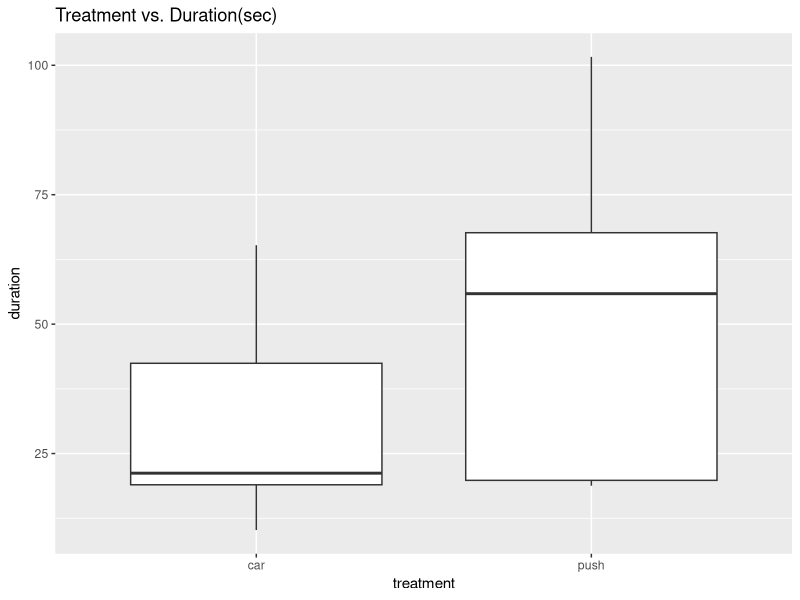
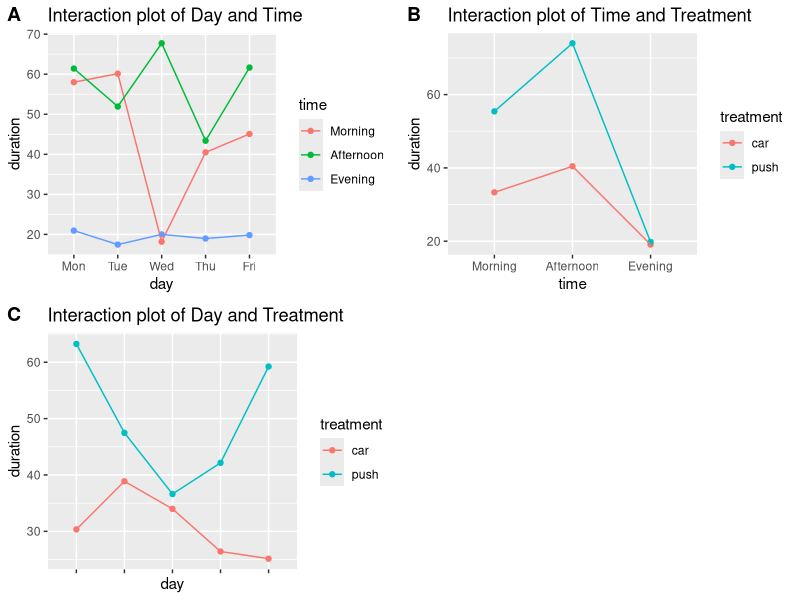
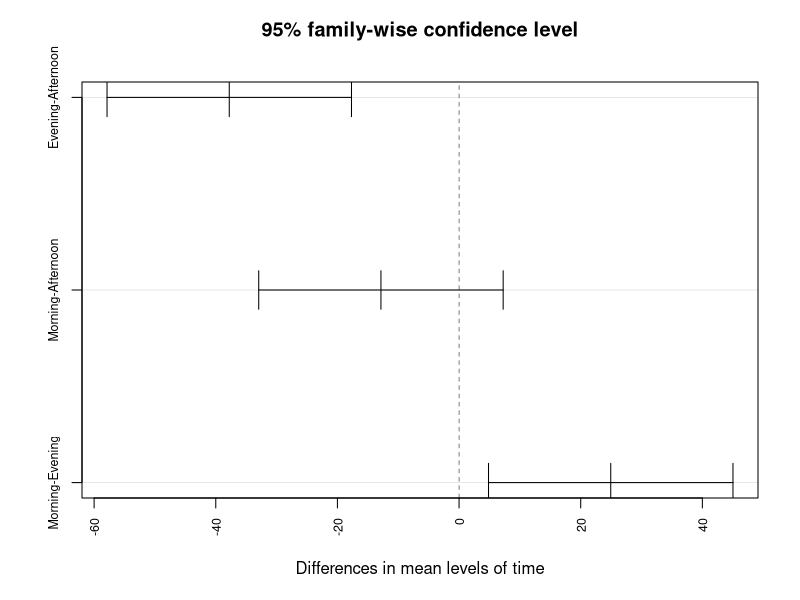
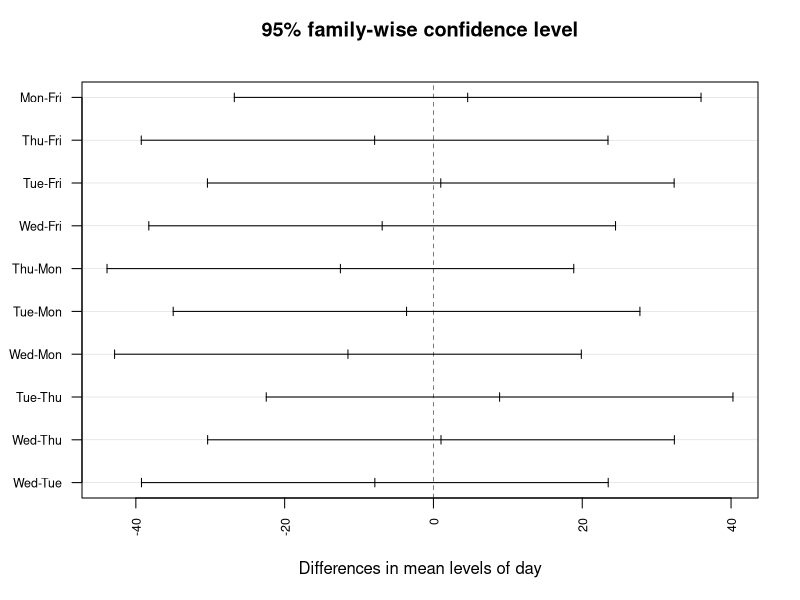
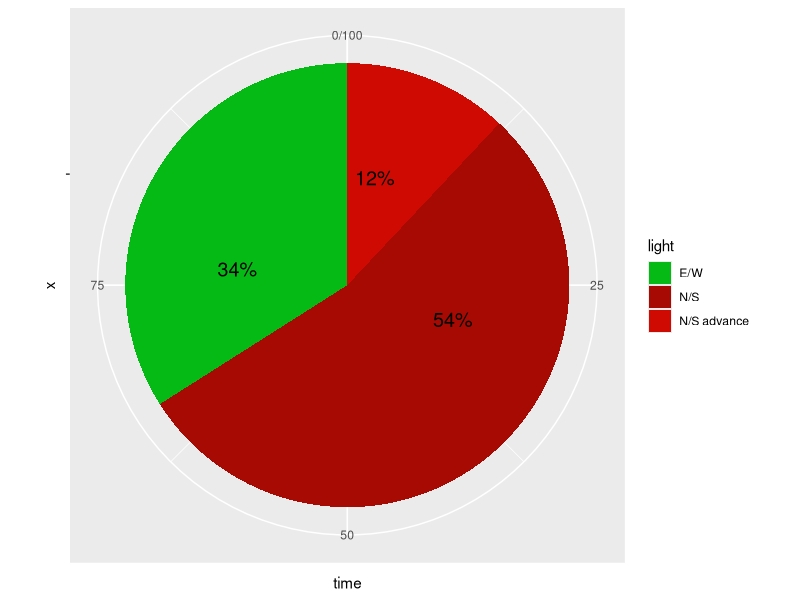

Here is the R script that generated these plots, in order:
## ---- chunk 1
knitr::opts_chunk$set(echo = TRUE, fig.pos='!h')
## ---- chunk 2
set.seed(4)
f <- factor(c("push", "car")) #treatments
b1t <- sample(f, 2) #block 1, treatment order
b2t <- sample(f, 2)
b3t <- sample(f, 2)
b4t <- sample(f, 2)
b5t <- sample(f, 2) #5 blocks
b6t <- sample(f, 2)
b7t <- sample(f, 2)
b8t <- sample(f, 2)
b9t <- sample(f, 2)
b10t <- sample(f, 2)
b11t <- sample(f, 2)
b12t <- sample(f, 2)
b13t <- sample(f, 2)
b14t <- sample(f, 2)
b15t <- sample(f, 2) # 15 blocks
t2 <- rbind(b1t, b2t, b3t, b4t, b5t, b6t, b7t, b8t, b9t, b10t, b11t, b12t, b13t, b14t, b15t)
block1 <- factor(rep(c("Mon", "Tue", "Wed", "Thu", "Fri"), each = 3)) #day of week
block2 <- factor(rep(c("Morning", "Afternoon", "Evening"), 5)) #time of day

plan  <- data.frame(day = block1, time = block2, treatment = t2, y1 = NA, y2 = NA)
rownames(plan) <- NULL
knitr::kable(plan, col.names = c("Day", "Time", "treatment 1", "2", "duration 1", "2"), caption = "Design Plan") 
#1 is push, 2 is car
## ---- chunk 3
# data
y1 <- c(65.1, 101.62, 23.02, 59.96, 63.34, 19.13, 20.45, 70.21, 19.20, 51.68, 
        55.88, 18.89, 79.95, 78.97, 18.79) #push data
y2 <- c(50.92, 21.21, 18.88, 60.32, 40.52, 15.79, 15.89, 65.25, 20.80, 29.31, 
        30.89, 19.06, 10.22, 44.35, 20.87) #car activation

y <- c(rbind(y1,y2))
                  
data1 <- data.frame(day = rep(block1, each = 2), time = rep(block2, each = 2), 
                    treatment = f, duration = y)
knitr::kable(data1, col.names = c("Day", "Time", "Treatment", "Duration"), caption = "Collected data") 
## ---- chunk 4
library(tidyverse)
#boxplot
data1 %>% 
  ggplot() +
  aes(x = treatment, y = duration) +
  labs(title = 'Treatment vs. Duration(sec)') +
  geom_boxplot()
## ---- chunk 5
# entire model
mod1 <- aov(duration~.^3, data = data1)
summary(mod1)
# double interaction model
mod1.1 <- aov(duration~.^2, data = data1)
summary(mod1.1)
# main effect model
mod1.2 <- aov(duration~., data = data1)
summary(mod1.2)
## ---- chunk 6
mod1.3 <- lm(duration ~ ., data = data1)
anova(mod1.3)
## ---- chunk 7
library(tidyverse)
library(ggpubr)
# re-order data for interaction plot
order_data <- data1 %>% 
  mutate(
    day = day %>% factor(levels=c("Mon", "Tue", "Wed", "Thu", "Fri")), #to keep in proper order
    time = time %>% factor(levels = c("Morning", "Afternoon", "Evening")),
    treatment = treatment)

#day x time
dt <- order_data %>% 
  ggplot() +
  aes(x = day, color = time, group = time, y = duration) +
  stat_summary(fun = mean, geom = "point") +
  labs(title = 'Interaction plot of Day and Time') +
  stat_summary(fun = mean, geom = "line")

#time x treatment
ttr <- order_data %>% 
  ggplot() +
  aes(x = time, color = treatment, group = treatment, y = duration) +
  stat_summary(fun = mean, geom = "point") +
  labs(title = 'Interaction plot of Time and Treatment') +
  stat_summary(fun = mean, geom = "line")

#day x treatment
dtr <- order_data %>% 
  ggplot() +
  aes(x = day, color = treatment, group = treatment, y = duration) +
  stat_summary(fun = mean, geom = "point") +
  labs(title = 'Interaction plot of Day and Treatment') +
  stat_summary(fun = mean, geom = "line")

ggarrange(dt, ttr, dtr + rremove("x.text"), 
          labels = c("A", "B", "C", "D"),
          ncol = 2, nrow = 2)
## ---- chunk 8
library(gmodels)
#only need to do TukeyHSD for a pairwise comparison
tukey_time <- TukeyHSD(mod1.1, which = "time", conf.level = 0.95)
plot(TukeyHSD(mod1.1, "time"), las = 3, cex.axis = 0.75)
## ---- chunk 9
con1 <- fit.contrast(mod1.3, "time", c(1/2, -1, 1/2), conf.int = 0.95) #between afternoon/morning - evening
con1
## ---- chunk 10
tukey_day <- TukeyHSD(mod1.1, which = "day", conf.level = 0.95)
plot(TukeyHSD(mod1.1, "day"), las = 2, cex.axis = 0.75)
## ---- chunk 11
TukeyHSD(mod1.1, which = "treatment", conf.level = 0.95)
## ---- chunk 12
ns_a <- 12
ns <- 54
ew <- 34
total <- sum(ns_a, ns, ew)

# pie chart of light times
library("formattable")
data2 <- data.frame(light = c("N/S advance", "N/S", "E/W"), time = c(12, 54, 34))

data2 %>% 
  ggplot() +
  aes(x="", y = time, fill = light) +
  geom_bar(width = 1, stat = "identity") +
  coord_polar("y", start=0)+
  scale_fill_manual(values = c("#06ba15", "#a60a03", "#cf0a02"))+
  geom_text(aes(y = time/3 + c(0, cumsum(time)[-length(time)]), 
            label = percent(time/100, 0)), size=5)
